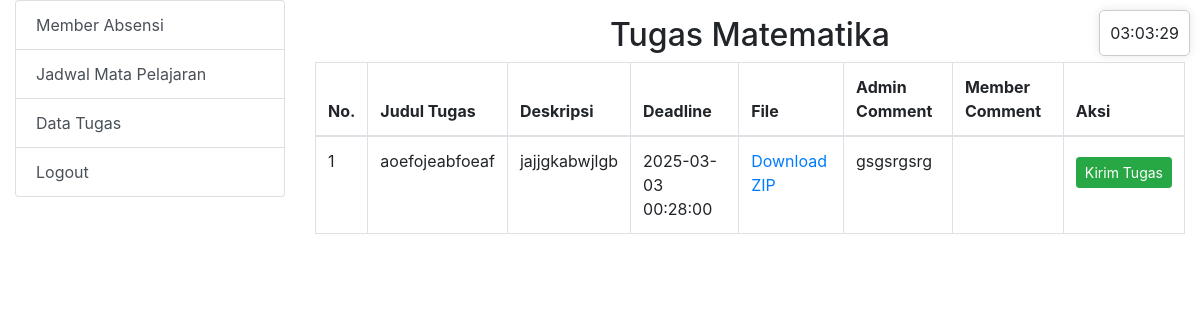
Page /tugas_matematika.php (signed in) on the committed database.
### tables this page shows
CREATE TABLE `tugas` (
  `id` int NOT NULL,
  `judul` varchar(255) NOT NULL,
  `deskripsi` text NOT NULL,
  `deadline` datetime NOT NULL,
  `mapel` varchar(255) NOT NULL,  
  `files` text
);

CREATE TABLE `submitted_tugas` (
  `id` int NOT NULL,
  `tugas_id` int NOT NULL,
  `member_id` int NOT NULL,
  `file` varchar(255) NOT NULL,
  `tanggal` datetime NOT NULL,
  `comment` text,
  `member_comment` text,
  `status` enum('submitted','returned') DEFAULT 'submitted',
  `indikator` enum('tepat waktu','terlambat') DEFAULT 'tepat waktu'
);

### tugas_matematika.php (the view, shortened to what this page needs)
<?php
include 'config.php';
$tugas_result = $conn->query("SELECT * FROM tugas WHERE mapel = 'Matematika' ORDER BY id ASC");
$submitted_tugas_result = $conn->query("
    SELECT submitted_tugas.id,
           submitted_tugas.tugas_id,
           submitted_tugas.member_id,
           submitted_tugas.file,
           submitted_tugas.tanggal,
           submitted_tugas.status,
           submitted_tugas.comment AS admin_comment,
           submitted_tugas.member_comment,
           members.username AS member_name,
           tugas.judul AS tugas_judul
    FROM submitted_tugas
    JOIN members ON submitted_tugas.member_id = members.id
    JOIN tugas ON submitted_tugas.tugas_id = tugas.id
    WHERE submitted_tugas.member_id = {$_SESSION['member_id']}
    AND tugas.mapel = 'Matematika'
    ORDER BY submitted_tugas.tugas_id ASC, submitted_tugas.id ASC
");
$submitted_tugas = [];
while ($submitted_row = $submitted_tugas_result->fetch_assoc()) {
    $submitted_tugas[$submitted_row['tugas_id']] = $submitted_row;
}
?>
<!DOCTYPE html>
<html>
<head>
    <link rel="stylesheet" href="https://maxcdn.bootstrapcdn.com/bootstrap/4.0.0/css/bootstrap.min.css">
</head>
<body>
  <?php include 'includes/clock.php'; ?>
  <div class="container-fluid mt-3">
    <div class="row">
      <?php include 'member_sidebar.php'; ?>
      <div class="col-md-9">
        <h2 class="text-center">Tugas Matematika</h2>
        <table class="table table-bordered">
            <thead>
                <tr>
                    <th>No.</th>
                    <th>Judul Tugas</th>
                    <th>Deskripsi</th>
                    <th>Deadline</th>
                    <th>File</th>
                    <th>Admin Comment</th>
                    <th>Member Comment</th>
                    <th>Aksi</th>
                </tr>
            </thead>
            <tbody>
                <?php $no = 1; ?>
                <?php while ($row = $tugas_result->fetch_assoc()) { ?>
                <tr>
                    <td><?= $no++; ?></td>
                    <td><?= wordwrap($row['judul'], 14, "<br>\n", true) ?></td>
                    <td><?= wordwrap($row['deskripsi'], 14, "<br>\n", true) ?></td>
                    <td><?= $row['deadline'] ?></td>
                    <td>
                        <?php
                        $files = json_decode($row['files'], true);
                        if (!empty($files)):
                            if (count($files) == 1): ?>
                                <a href="<?= $files[0] ?>" target="_blank">Download</a>
                            <?php else: ?>
                                <a href="download_zip.php?tugas_id=<?= $row['id'] ?>&judul=<?= urlencode($row['judul']) ?>" target="_blank">Download ZIP</a>
                            <?php endif;
                        endif; ?>
                    </td>
                    <td class="comment-scroll">
                        <?= isset($submitted_tugas[$row['id']]) ? wordwrap($submitted_tugas[$row['id']]['admin_comment'] ?? '', 14, "<br>\n", true) : '' ?>
                    </td>
                    <td class="comment-scroll">
                    </td>
                    <td>
                        <?php if (isset($submitted_tugas[$row['id']])): ?>
                            <?php if ($submitted_tugas[$row['id']]['status'] == 'returned'): ?>
                                <a href="submit_tugas.php?tugas_id=<?= $row['id'] ?>" class="btn btn-success btn-sm mt-2">Kirim Tugas</a>
                            <?php else: ?>
                                <button class="btn btn-secondary btn-sm" disabled>Selesai</button>
                            <?php endif; ?>
                        <?php else: ?>
                            <a href="submit_tugas.php?tugas_id=<?= $row['id'] ?>" class="btn btn-success btn-sm">Kirim Tugas</a>
                        <?php endif; ?>
                    </td>
                </tr>
                <?php } ?>
            </tbody>
        </table>
      </div>
    </div>
  </div>
</body>
</html>

### tugas_matematika.php (style rules this page uses)
.comment-scroll { max-height: 100px; overflow-y: auto; word-wrap: break-word; }

### rows in the picture
tugas: judul "aoefojeabfoeaf", deskripsi "jajjgkabwjlgb", deadline "2025-03-03 00:28:00", id.comment "gsgsrgsrg"
